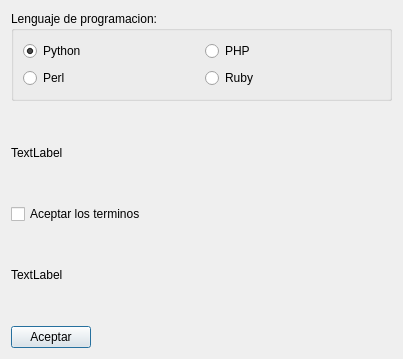
<?xml version="1.0" encoding="UTF-8"?>
<ui version="4.0">
 <class>Dialog</class>
 <widget class="QDialog" name="Dialog">
  <property name="geometry">
   <rect>
    <x>0</x>
    <y>0</y>
    <width>403</width>
    <height>359</height>
   </rect>
  </property>
  <property name="windowTitle">
   <string>Dialog</string>
  </property>
  <layout class="QGridLayout" name="gridLayout_3">
   <item row="0" column="0">
    <layout class="QGridLayout" name="gridLayout_2">
     <item row="0" column="0" colspan="2">
      <widget class="QGroupBox" name="groupBox">
       <property name="title">
        <string>Lenguaje de programacion: </string>
       </property>
       <layout class="QGridLayout" name="gridLayout">
        <item row="0" column="0">
         <widget class="QRadioButton" name="Python">
          <property name="text">
           <string>Python</string>
          </property>
          <property name="checked">
           <bool>true</bool>
          </property>
         </widget>
        </item>
        <item row="0" column="1">
         <widget class="QRadioButton" name="PHP">
          <property name="text">
           <string>PHP</string>
          </property>
         </widget>
        </item>
        <item row="1" column="0">
         <widget class="QRadioButton" name="Perl">
          <property name="text">
           <string>Perl</string>
          </property>
         </widget>
        </item>
        <item row="1" column="1">
         <widget class="QRadioButton" name="Ruby">
          <property name="text">
           <string>Ruby</string>
          </property>
         </widget>
        </item>
       </layout>
      </widget>
     </item>
     <item row="1" column="0">
      <widget class="QLabel" name="label_Lenguaje">
       <property name="text">
        <string>TextLabel</string>
       </property>
      </widget>
     </item>
     <item row="2" column="0" colspan="2">
      <layout class="QHBoxLayout" name="horizontalLayout_2">
       <item>
        <widget class="QCheckBox" name="Terminos">
         <property name="text">
          <string>Aceptar los terminos</string>
         </property>
        </widget>
       </item>
       <item>
        <spacer name="horizontalSpacer_2">
         <property name="orientation">
          <enum>Qt::Horizontal</enum>
         </property>
         <property name="sizeHint" stdset="0">
          <size>
           <width>40</width>
           <height>20</height>
          </size>
         </property>
        </spacer>
       </item>
      </layout>
     </item>
     <item row="3" column="0">
      <widget class="QLabel" name="label_Terminos">
       <property name="text">
        <string>TextLabel</string>
       </property>
      </widget>
     </item>
     <item row="4" column="0">
      <widget class="QPushButton" name="boton">
       <property name="text">
        <string>Aceptar</string>
       </property>
      </widget>
     </item>
     <item row="4" column="1">
      <spacer name="horizontalSpacer">
       <property name="orientation">
        <enum>Qt::Horizontal</enum>
       </property>
       <property name="sizeHint" stdset="0">
        <size>
         <width>40</width>
         <height>20</height>
        </size>
       </property>
      </spacer>
     </item>
    </layout>
   </item>
  </layout>
 </widget>
 <resources/>
 <connections/>
</ui>
